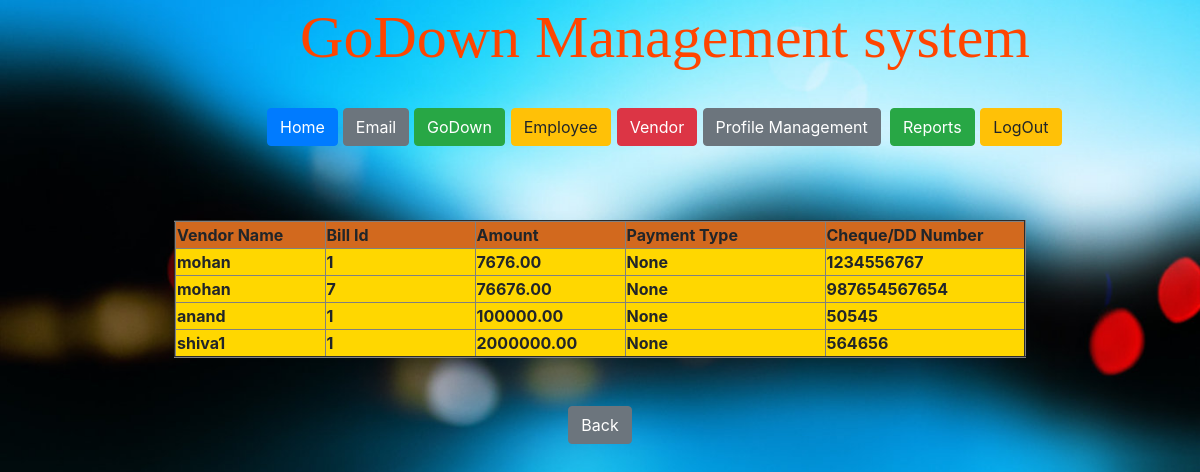
Page /gd_admin/admin_payments_reports/ on the committed database.
### gd_vendor/models.py (models this page shows)
class Payments(models.Model):
    payment_id = models.AutoField(primary_key=True)
    vendor_name = models.CharField(max_length=50)
    bill_id = models.IntegerField()
    amount = models.DecimalField(max_digits=10, decimal_places=2)
    payment_type = models.CharField(max_length=50,null=True)
    number = models.IntegerField()

### templates/gd_admin/admin_payments_reports.html (shortened to what this page needs)
<!DOCTYPE html>
<html lang="en">
<head>
</head>
<body>
</body><!DOCTYPE html>
<html lang="en">
<head>
{% load staticfiles %}
</head>
<body  background="{% static 'images/gd1.jpg' %}">
{% include 'gd_home/title.html' %}
{% include 'gd_admin/admin_menu.html' %}
<br><br><br>
{% if object_list %}
<table align="center" border="2">
    <tr bgcolor="#d2691e">
        <th width="150">Vendor Name</th>
        <th width="150">Bill Id</th>
        <th width="150">Amount</th>
        <th width="200">Payment Type</th>
        <th width="200">Cheque/DD Number</th>
    </tr>
{% for x in object_list %}
    <tr bgcolor="#ffd700">
        <th width="100">{{ x.vendor_name }}</th>
        <th width="100">{{ x.bill_id }}</th>
        <th width="100">{{ x.amount }}</th>
        <th width="100">{{ x.payment_type }}</th>
        <th width="100">{{ x.number }}</th>
    </tr>
{% endfor %}
</table>
{% else %}
    <center><font size="5" face="Arial Black" color="red">Sorry.. No Products are Available</font></center>
{% endif %}
<br><br>
 <form action="{% url 'admin_reports_menu' %}">
     <center><button type="submit" class="btn btn-secondary">Back</button></center>
          </form>
</body>
</html>
</html>

### templates/gd_home/title.html (shortened to what this page needs)
{% load staticfiles %}
<!DOCTYPE html>
<html lang="en">
<head>
</head>
<body>
<table align="center"  >
    <tr>
        <th width="100"></th>
        <th width="30"></th>
       <th><h1 class="title">GoDown Management system</h1></th>
    </tr>
</table><br>
</body>
</html>

### templates/gd_admin/admin_menu.html (shortened to what this page needs)
<!doctype html>
<html lang="en">
  <head>
    <link rel="stylesheet" href="https://stackpath.bootstrapcdn.com/bootstrap/4.3.1/css/bootstrap.min.css">
  </head>
  <body>
<table align="center">
    <tr>
        <th width="130"></th>
        <th></th>
    <th>
        <table align="center" border="0" width="800">
    <tr>
      <th>
          <form action="{% url 'admin_home' %}">
              <button type="submit" class="btn btn-primary">Home</button>
          </form>
      </th>
      <th>
          <form action="{% url 'admin_mail_menu' %}">
              <button type="submit" class="btn btn-secondary">Email</button>
          </form>
      </th>
      <th>
          <form action="{% url 'admin_godown' %}">
              <button type="submit" class="btn btn-success">GoDown</button>
          </form>
      </th>
        <th>
          <form action="{% url 'admin_employee' %}">
              <button type="submit" class="btn btn-warning">Employee</button>
          </form>
      </th>
        <th>
          <form action="{% url 'admin_pending_vendors' %}">
              <button type="submit" class="btn btn-danger">Vendor</button>
          </form>
      </th>
        <th>
          <form action="{% url 'admin_profile_menu' %}">
              <button type="submit" class="btn btn-secondary">Profile Management</button>
          </form>
      </th>
        <th>
          <form action="{% url 'admin_reports_menu' %}">
              <button type="submit" class="btn btn-success">Reports</button>
          </form>
      </th>
      <th scope="col">
          <form action="{% url 'admin_logout' %}">
          <button type="submit" class="btn btn-warning">LogOut</button>
          </form>
      </th>
    </tr>
</table>
    </th>
    </tr>
</table>
  </body>
</html>

### templates/gd_admin/admin_payments_reports.html (style rules this page uses)
body { text-align: center; background-size: cover; background-repeat:no-repeat; }

### rows in the picture
Payments: vendor_name "mohan", bill_id "1", amount "7676.00", payment_type "None", number "1234556767"
Payments: vendor_name "mohan", bill_id "7", amount "76676.00", payment_type "None", number "987654567654"
Payments: vendor_name "anand", bill_id "1", amount "100000.00", payment_type "None", number "50545"
Payments: vendor_name "shiva1", bill_id "1", amount "2000000.00", payment_type "None", number "564656"
